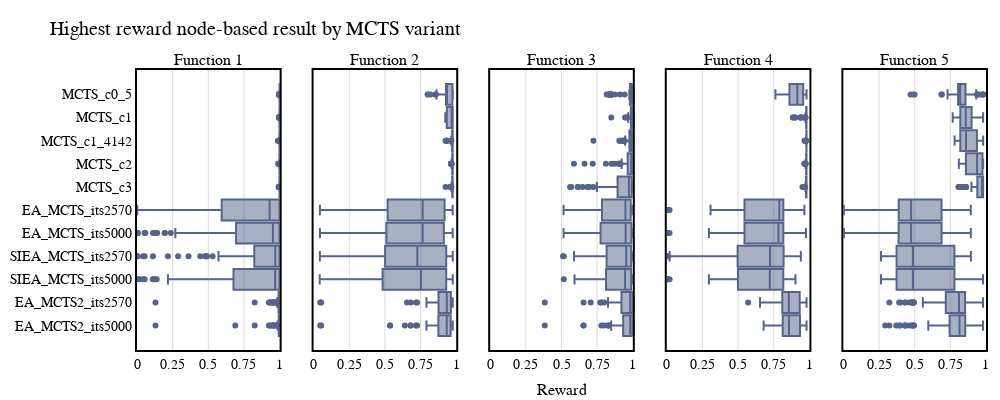
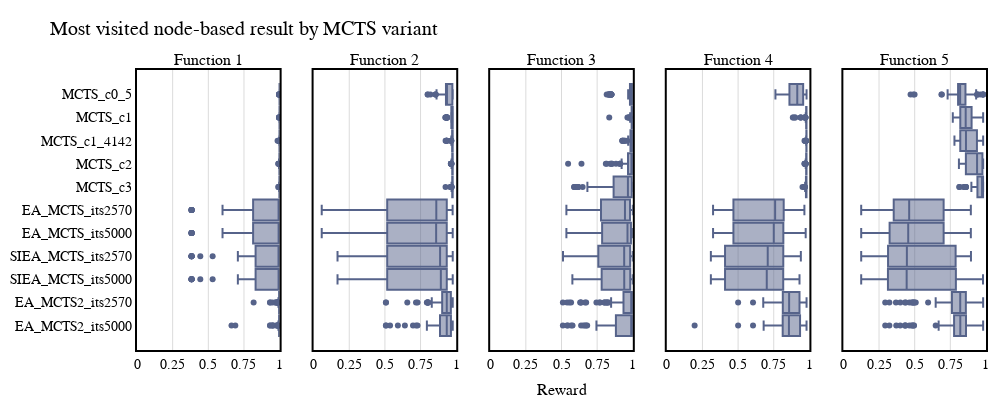

The notebook cell these images were saved under, in order:
### Code cell
#CP: FOP boxplot best reward path

#define variables
#logs_path = os.path.join("Outputs","FO_single_decision_4")
titles = ["Highest reward node-based result by MCTS variant", "Most visited node-based result by MCTS variant"]
boxplot_data = ["eval_of_max_reward_leaf_node", "eval_of_max_visits_leaf_node"]
assert len(titles) == len(boxplot_data), "Titles and boxplot_data must have the same length"

for i in range(len(titles)):
    logs = lm.read_csv(os.path.join(logs_path, "logs_by_run.csv"))
    title_text = titles[i]
    y_columns = [boxplot_data[i]]
    plot_separation_column = "Function_index"
    x_column = "player_name"
    #sort dataset according to order:
    logs["player_name"] = pd.Categorical(logs["player_name"], data_order)
    logs = logs.sort_values("player_name")

    #change SIEA2_its2570 for EA2_its2570
    for name_replace in name_replaces.keys():
         logs["player_name"] = logs["player_name"].replace(name_replace, name_replaces[name_replace])
    #logs["player_name"] = logs["player_name"].replace("SIEA2_MCTS_its2570", "EA_MCTS2_its2570")
    #logs["player_name"] = logs["player_name"].replace("SIEA2_MCTS_its5000", "EA_MCTS2_its5000")

    #Calculate uniques
    plot_identifiers = logs[plot_separation_column].unique()
    #sort plot identifiers
    plot_identifiers = sorted(plot_identifiers, key=lambda x: x)
    #box_group_identifiers = logs[box_group_column].unique()
    print("plot_identifiers", plot_identifiers)
    #print("box_group_identifiers", box_group_identifiers)

    #Create figure
    n_rows = len(y_columns)
    fig = make_subplots(rows=n_rows
                            ,cols=len(plot_identifiers)
                            ,shared_xaxes=True
                            ,shared_yaxes=True
                            #,vertical_spacing=0.04
                            #,row_heights=[1/n_rows for _ in range(n_rows)]
                            ,subplot_titles = ["Function " + str(i+1) for i in plot_identifiers]*n_rows
                            #, specs=[[{"secondary_y": True}] for _ in range(n_plots+1)]
                            ,x_title="Reward"
                            #,y_title='Max reward path'
                            #,print_grid=True
                            )

    for row, y_column in enumerate(y_columns):
        for col, plot_identifier in enumerate(plot_identifiers):
            #for group_id, box_group_identifier in enumerate(box_group_identifiers):
                data = logs[logs[plot_separation_column] == plot_identifier]
                #data = data[data[box_group_column] == box_group_identifier]
            
                fig.add_trace(go.Box(x=data[y_column]#[0 for _ in range(len(data))]#data[x_column]
                                    ,y=data[x_column]
                                    #,name=str(box_group_identifier)
                                    , width=0.9
                                    ,showlegend=False#row==0
                                    #,legendgroup=str(box_group_identifier)
                                    ,orientation = "h"
                                    , marker={"color":colors[1]}
                                    )
                                ,row=row + 1
                                ,col=col + 1)

    fig.update_layout(margin=dict(l=70, r=10, t=70, b=50)
                            ,width=1000
                            ,height=400
                            ,plot_bgcolor='rgba(0,0,0,0)'
                            #,plot_bgcolor="lightgray"
                            #,boxmode='group'
                            ,font = dict(family = "Arial", size = 14, color = "black")
                            ,legend=dict(
                                title = "Rewards by MCTS variant"
                                ,orientation="h"
                                ,yanchor="top"
                                ,y=-0.075
                                ,xanchor="center"
                                ,x=0.4
                                ,bgcolor="white"#"lightgray"#"rgba(200, 255, 255, 0.8)"
                                ,font = dict(family = "Arial", size = 14, color = "black")
                                ,bordercolor="Black"
                                ,borderwidth=2
                                ,itemsizing='trace'
                                ,itemwidth = 30
                                ) 
                            )
    fig.update_layout(boxmode='group')
    fig.update_xaxes(showline=True
                            , linewidth=2
                            , linecolor='black'
                            , mirror=True
                            ,showgrid=True
                            , gridcolor="black"
                            , gridwidth=0.15
                            #, nticks=5
                            ,tickmode = 'linear'
                            ,tick0 = 0
                            , dtick=0.25
                            ,range= [0,1]
                            )

    fig.update_yaxes(showline=True
                        ,mirror=True
                        , linewidth=2
                        , linecolor='black'
                        )
    #give title to the plot
    fig.update_layout(title_text=title_text)

    fig.write_image(os.path.join(logs_path, title_text.replace(" ", "_").replace("-","_")+".png"))
    fig.show()

### Figure 1 — Plotly figure (JSON) as saved in the notebook; plotly's stock layout.template omitted (floating-point values rounded to 4 significant figures; data arrays with more than 128 entries replaced by an {"elided": "..."} marker saying what was removed)
{"data": [{"marker": {"color": "#56638A"}, "orientation": "h", "showlegend": false, "type": "box", "width": 0.9, "x": {"elided": "1100 float values"}, "xaxis": "x", "y": {"elided": "1100 str values"}, "yaxis": "y"}, {"marker": {"color": "#56638A"}, "orientation": "h", "showlegend": false, "type": "box", "width": 0.9, "x": {"elided": "1100 float values"}, "xaxis": "x2", "y": {"elided": "1100 str values"}, "yaxis": "y2"}, {"marker": {"color": "#56638A"}, "orientation": "h", "showlegend": false, "type": "box", "width": 0.9, "x": {"elided": "1100 float values"}, "xaxis": "x3", "y": {"elided": "1100 str values"}, "yaxis": "y3"}, {"marker": {"color": "#56638A"}, "orientation": "h", "showlegend": false, "type": "box", "width": 0.9, "x": {"elided": "1100 float values"}, "xaxis": "x4", "y": {"elided": "1100 str values"}, "yaxis": "y4"}, {"marker": {"color": "#56638A"}, "orientation": "h", "showlegend": false, "type": "box", "width": 0.9, "x": {"elided": "1100 float values"}, "xaxis": "x5", "y": {"elided": "1100 str values"}, "yaxis": "y5"}], "layout": {"annotations": [{"font": {"size": 16}, "showarrow": false, "text": "Function 1", "x": 0.084, "xanchor": "center", "xref": "paper", "y": 1, "yanchor": "bottom", "yref": "paper"}, {"font": {"size": 16}, "showarrow": false, "text": "Function 2", "x": 0.292, "xanchor": "center", "xref": "paper", "y": 1, "yanchor": "bottom", "yref": "paper"}, {"font": {"size": 16}, "showarrow": false, "text": "Function 3", "x": 0.5, "xanchor": "center", "xref": "paper", "y": 1, "yanchor": "bottom", "yref": "paper"}, {"font": {"size": 16}, "showarrow": false, "text": "Function 4", "x": 0.708, "xanchor": "center", "xref": "paper", "y": 1, "yanchor": "bottom", "yref": "paper"}, {"font": {"size": 16}, "showarrow": false, "text": "Function 5", "x": 0.916, "xanchor": "center", "xref": "paper", "y": 1, "yanchor": "bottom", "yref": "paper"}, {"font": {"size": 16}, "showarrow": false, "text": "Reward", "x": 0.5, "xanchor": "center", "xref": "paper", "y": 0, "yanchor": "top", "yref": "paper", "yshift": -30}], "boxmode": "group", "font": {"color": "black", "family": "Arial", "size": 14}, "height": 400, "legend": {"bgcolor": "white", "bordercolor": "Black", "borderwidth": 2, "font": {"color": "black", "family": "Arial", "size": 14}, "itemsizing": "trace", "itemwidth": 30, "orientation": "h", "title": {"text": "Rewards by MCTS variant"}, "x": 0.4, "xanchor": "center", "y": -0.075, "yanchor": "top"}, "margin": {"b": 50, "l": 70, "r": 10, "t": 70}, "plot_bgcolor": "rgba(0,0,0,0)", "title": {"text": "Highest reward node-based result by MCTS variant"}, "width": 1000, "xaxis": {"anchor": "y", "domain": [0, 0.168], "dtick": 0.25, "gridcolor": "black", "gridwidth": 0.15, "linecolor": "black", "linewidth": 2, "mirror": true, "range": [0, 1], "showgrid": true, "showline": true, "tick0": 0, "tickmode": "linear"}, "xaxis2": {"anchor": "y2", "domain": [0.208, 0.376], "dtick": 0.25, "gridcolor": "black", "gridwidth": 0.15, "linecolor": "black", "linewidth": 2, "mirror": true, "range": [0, 1], "showgrid": true, "showline": true, "tick0": 0, "tickmode": "linear"}, "xaxis3": {"anchor": "y3", "domain": [0.416, 0.584], "dtick": 0.25, "gridcolor": "black", "gridwidth": 0.15, "linecolor": "black", "linewidth": 2, "mirror": true, "range": [0, 1], "showgrid": true, "showline": true, "tick0": 0, "tickmode": "linear"}, "xaxis4": {"anchor": "y4", "domain": [0.624, 0.792], "dtick": 0.25, "gridcolor": "black", "gridwidth": 0.15, "linecolor": "black", "linewidth": 2, "mirror": true, "range": [0, 1], "showgrid": true, "showline": true, "tick0": 0, "tickmode": "linear"}, "xaxis5": {"anchor": "y5", "domain": [0.832, 1], "dtick": 0.25, "gridcolor": "black", "gridwidth": 0.15, "linecolor": "black", "linewidth": 2, "mirror": true, "range": [0, 1], "showgrid": true, "showline": true, "tick0": 0, "tickmode": "linear"}, "yaxis": {"anchor": "x", "domain": [0, 1], "linecolor": "black", "linewidth": 2, "mirror": true, "showline": true}, "yaxis2": {"anchor": "x2", "domain": [0, 1], "linecolor": "black", "linewidth": 2, "matches": "y", "mirror": true, "showline": true, "showticklabels": false}, "yaxis3": {"anchor": "x3", "domain": [0, 1], "linecolor": "black", "linewidth": 2, "matches": "y", "mirror": true, "showline": true, "showticklabels": false}, "yaxis4": {"anchor": "x4", "domain": [0, 1], "linecolor": "black", "linewidth": 2, "matches": "y", "mirror": true, "showline": true, "showticklabels": false}, "yaxis5": {"anchor": "x5", "domain": [0, 1], "linecolor": "black", "linewidth": 2, "matches": "y", "mirror": true, "showline": true, "showticklabels": false}}}

### Figure 2 — Plotly figure (JSON) as saved in the notebook; plotly's stock layout.template omitted (floating-point values rounded to 4 significant figures; data arrays with more than 128 entries replaced by an {"elided": "..."} marker saying what was removed)
{"data": [{"marker": {"color": "#56638A"}, "orientation": "h", "showlegend": false, "type": "box", "width": 0.9, "x": {"elided": "1100 float values"}, "xaxis": "x", "y": {"elided": "1100 str values"}, "yaxis": "y"}, {"marker": {"color": "#56638A"}, "orientation": "h", "showlegend": false, "type": "box", "width": 0.9, "x": {"elided": "1100 float values"}, "xaxis": "x2", "y": {"elided": "1100 str values"}, "yaxis": "y2"}, {"marker": {"color": "#56638A"}, "orientation": "h", "showlegend": false, "type": "box", "width": 0.9, "x": {"elided": "1100 float values"}, "xaxis": "x3", "y": {"elided": "1100 str values"}, "yaxis": "y3"}, {"marker": {"color": "#56638A"}, "orientation": "h", "showlegend": false, "type": "box", "width": 0.9, "x": {"elided": "1100 float values"}, "xaxis": "x4", "y": {"elided": "1100 str values"}, "yaxis": "y4"}, {"marker": {"color": "#56638A"}, "orientation": "h", "showlegend": false, "type": "box", "width": 0.9, "x": {"elided": "1100 float values"}, "xaxis": "x5", "y": {"elided": "1100 str values"}, "yaxis": "y5"}], "layout": {"annotations": [{"font": {"size": 16}, "showarrow": false, "text": "Function 1", "x": 0.084, "xanchor": "center", "xref": "paper", "y": 1, "yanchor": "bottom", "yref": "paper"}, {"font": {"size": 16}, "showarrow": false, "text": "Function 2", "x": 0.292, "xanchor": "center", "xref": "paper", "y": 1, "yanchor": "bottom", "yref": "paper"}, {"font": {"size": 16}, "showarrow": false, "text": "Function 3", "x": 0.5, "xanchor": "center", "xref": "paper", "y": 1, "yanchor": "bottom", "yref": "paper"}, {"font": {"size": 16}, "showarrow": false, "text": "Function 4", "x": 0.708, "xanchor": "center", "xref": "paper", "y": 1, "yanchor": "bottom", "yref": "paper"}, {"font": {"size": 16}, "showarrow": false, "text": "Function 5", "x": 0.916, "xanchor": "center", "xref": "paper", "y": 1, "yanchor": "bottom", "yref": "paper"}, {"font": {"size": 16}, "showarrow": false, "text": "Reward", "x": 0.5, "xanchor": "center", "xref": "paper", "y": 0, "yanchor": "top", "yref": "paper", "yshift": -30}], "boxmode": "group", "font": {"color": "black", "family": "Arial", "size": 14}, "height": 400, "legend": {"bgcolor": "white", "bordercolor": "Black", "borderwidth": 2, "font": {"color": "black", "family": "Arial", "size": 14}, "itemsizing": "trace", "itemwidth": 30, "orientation": "h", "title": {"text": "Rewards by MCTS variant"}, "x": 0.4, "xanchor": "center", "y": -0.075, "yanchor": "top"}, "margin": {"b": 50, "l": 70, "r": 10, "t": 70}, "plot_bgcolor": "rgba(0,0,0,0)", "title": {"text": "Most visited node-based result by MCTS variant"}, "width": 1000, "xaxis": {"anchor": "y", "domain": [0, 0.168], "dtick": 0.25, "gridcolor": "black", "gridwidth": 0.15, "linecolor": "black", "linewidth": 2, "mirror": true, "range": [0, 1], "showgrid": true, "showline": true, "tick0": 0, "tickmode": "linear"}, "xaxis2": {"anchor": "y2", "domain": [0.208, 0.376], "dtick": 0.25, "gridcolor": "black", "gridwidth": 0.15, "linecolor": "black", "linewidth": 2, "mirror": true, "range": [0, 1], "showgrid": true, "showline": true, "tick0": 0, "tickmode": "linear"}, "xaxis3": {"anchor": "y3", "domain": [0.416, 0.584], "dtick": 0.25, "gridcolor": "black", "gridwidth": 0.15, "linecolor": "black", "linewidth": 2, "mirror": true, "range": [0, 1], "showgrid": true, "showline": true, "tick0": 0, "tickmode": "linear"}, "xaxis4": {"anchor": "y4", "domain": [0.624, 0.792], "dtick": 0.25, "gridcolor": "black", "gridwidth": 0.15, "linecolor": "black", "linewidth": 2, "mirror": true, "range": [0, 1], "showgrid": true, "showline": true, "tick0": 0, "tickmode": "linear"}, "xaxis5": {"anchor": "y5", "domain": [0.832, 1], "dtick": 0.25, "gridcolor": "black", "gridwidth": 0.15, "linecolor": "black", "linewidth": 2, "mirror": true, "range": [0, 1], "showgrid": true, "showline": true, "tick0": 0, "tickmode": "linear"}, "yaxis": {"anchor": "x", "domain": [0, 1], "linecolor": "black", "linewidth": 2, "mirror": true, "showline": true}, "yaxis2": {"anchor": "x2", "domain": [0, 1], "linecolor": "black", "linewidth": 2, "matches": "y", "mirror": true, "showline": true, "showticklabels": false}, "yaxis3": {"anchor": "x3", "domain": [0, 1], "linecolor": "black", "linewidth": 2, "matches": "y", "mirror": true, "showline": true, "showticklabels": false}, "yaxis4": {"anchor": "x4", "domain": [0, 1], "linecolor": "black", "linewidth": 2, "matches": "y", "mirror": true, "showline": true, "showticklabels": false}, "yaxis5": {"anchor": "x5", "domain": [0, 1], "linecolor": "black", "linewidth": 2, "matches": "y", "mirror": true, "showline": true, "showticklabels": false}}}
